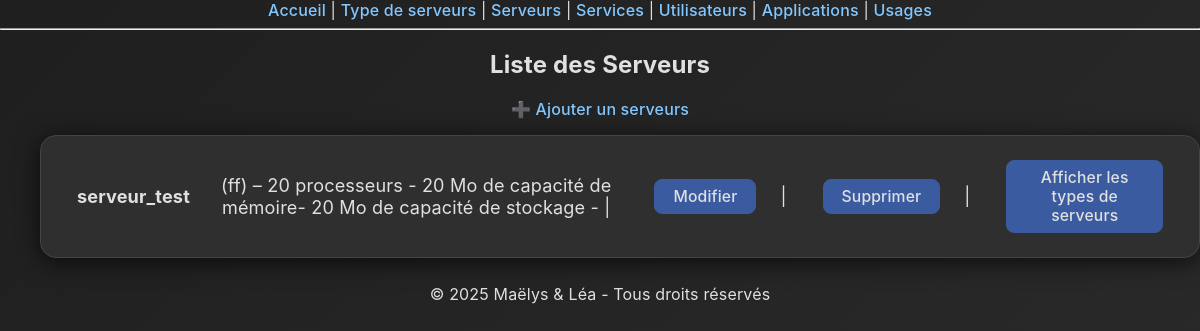
Page /serveurs/ on the earlier database version.
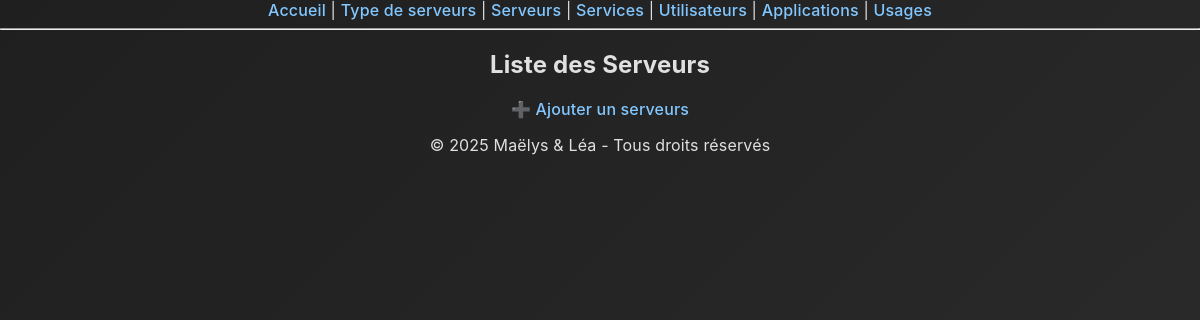
Same page on the later database version.
### monapp/models.py (models this page shows, shortened)
class Serveurs(models.Model):
    nom_serveurs = models.CharField(max_length=100, default="serveur_test")  # Ajout d'un default pour éviter problème migration
    type_serveur = models.ForeignKey("TypeServeurs", on_delete=models.CASCADE, default=None)  # Clé étrangère, renommée au singulier pour clarifier
    nombre_processeur_serveurs = models.IntegerField(default=100, blank=False)
    capacite_memoire_serveurs = models.IntegerField(default=100)
    capacite_stockage_serveurs = models.IntegerField(default=100)

class TypeServeurs(models.Model):
    type = models.CharField(max_length=100)
    description_serveurs = models.TextField(blank=False)
    def __str__(self):
        return f"{self.type}"

### monapp/views.py (the view)
# urls.py: path('serveurs/', views.serveurs_list, name='serveurs_list'),
def serveurs_list(request):
    serveurs = Serveurs.objects.all()
    return render(request, 'monapp/serveurs_list.html', {'serveurs': serveurs})

### monapp/templates/monapp/serveurs_list.html
{% extends 'monapp/base.html' %}
{% block content %}
<h2>Liste des Serveurs</h2>
<a href="{% url 'serveurs_create' %}">➕ Ajouter un serveurs</a>
<ul>
    {% for serveur in serveurs %}
        <li>
            <strong>{{ serveur.nom_serveurs }}</strong> ({{ serveur.type_serveur }}) – {{ serveur.nombre_processeur_serveurs }} processeurs - {{ serveur.capacite_memoire_serveurs }} Mo de capacité de mémoire- {{ serveur.capacite_stockage_serveurs }} Mo de capacité de stockage - {{ serveur.type_serveurs }}
            | <a href="{% url 'serveurs_update' serveur.pk %}">Modifier</a>
            | <a href="{% url 'serveurs_delete' serveur.pk %}" onclick="return confirm('Es-tu sûr de vouloir supprimer ce serveur ?')">Supprimer</a>
            | <a href="{% url 'serveurs_affiche' %}">Afficher les types de serveurs</a>
        </li>
    {% endfor %}
</ul>
<footer>
  <p>© 2025 Maëlys & Léa - Tous droits réservés</p>
</footer>
{% endblock %}

Differences in the rows shown:
removed Serveurs: nom_serveurs "serveur_test", type_serveur "ff", nombre_processeur_serveurs "20", capacite_memoire_serveurs "20", capacite_stockage_serveurs "20"
